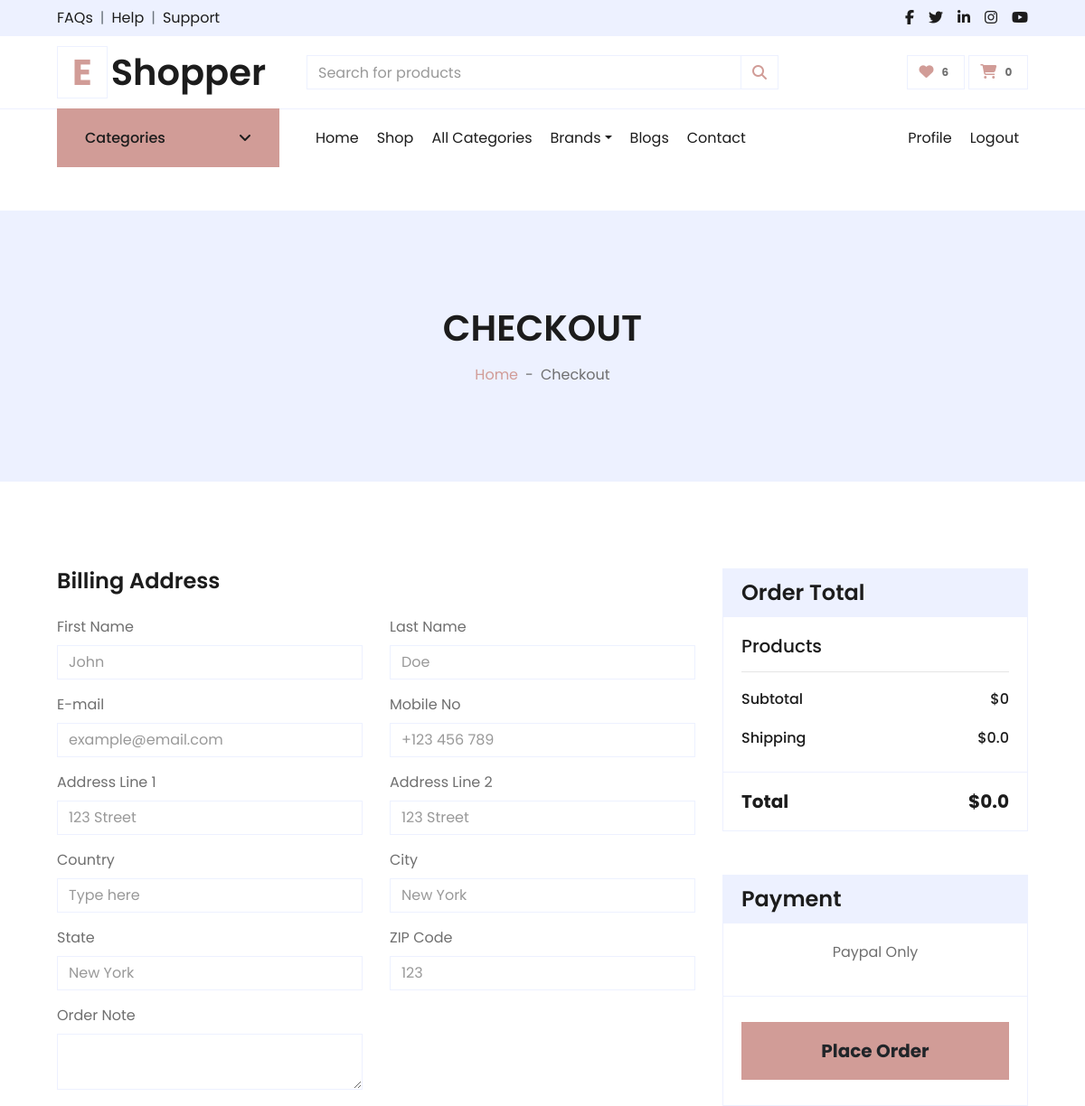
The page /cart/checkout/ (signed in, upper part) on the database as committed earlier.
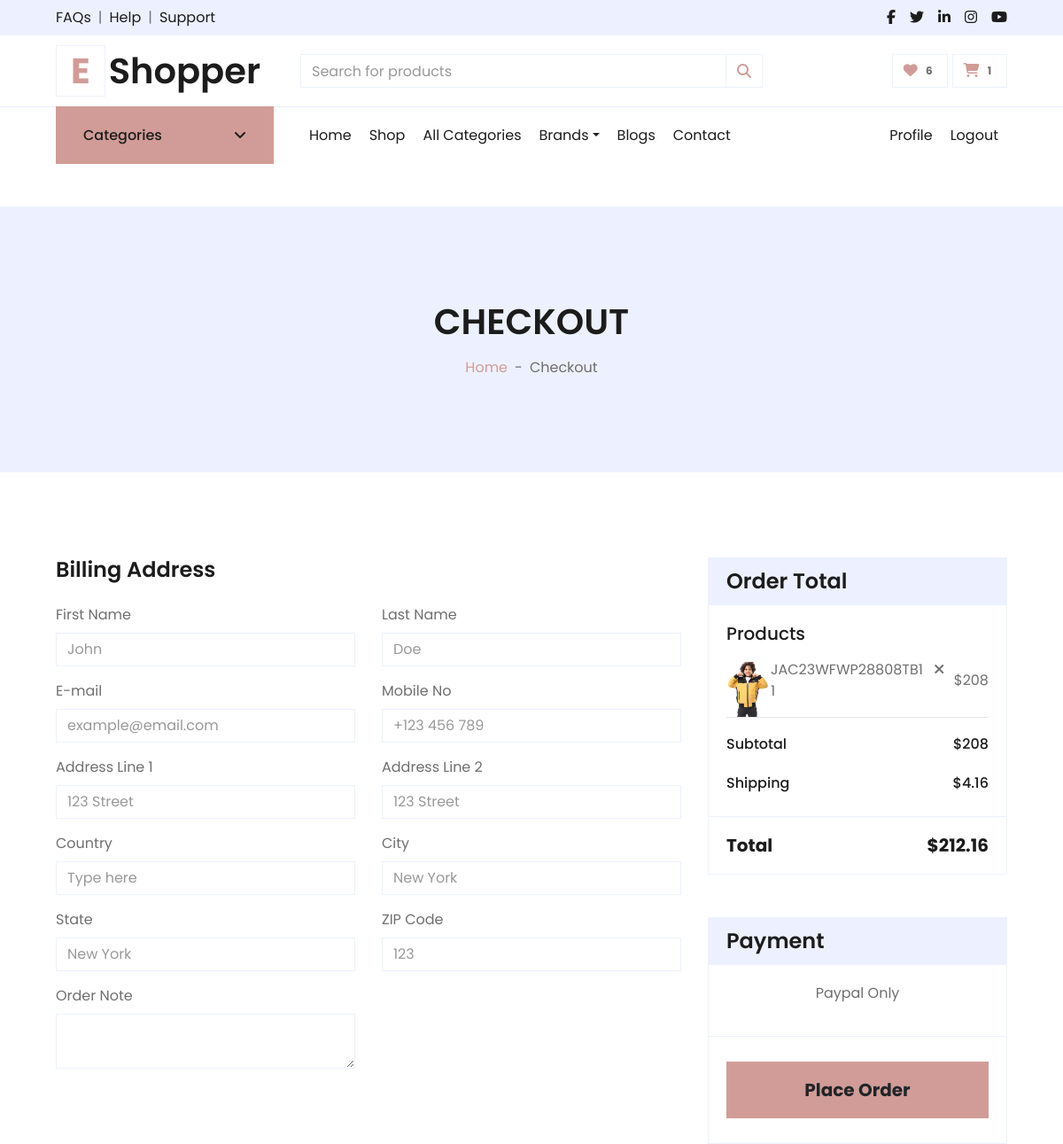
The same page on the database as committed later.
### carts/models.py (models this page shows, shortened)
class CartItem(models.Model):
    user = models.ForeignKey("accounts.User",null=True, on_delete=models.CASCADE)
    product = models.ForeignKey("products.Product", on_delete=models.CASCADE)
    variations = models.ManyToManyField("products.Variation",blank=True)
    cart = models.ForeignKey(Cart, on_delete=models.CASCADE ,blank=True ,  null=True)
    quantity = models.IntegerField()
    is_active = models.BooleanField(default=True)
    def __str__(self):
        return str(self.product)

### products/models.py (models this page shows, shortened)
class Product(models.Model):
    name = models.CharField(unique=True, max_length=50)
    image = models.ImageField(upload_to='product/')
    stock = models.IntegerField(default=1)
    price = models.IntegerField(default=0)
    description = models.TextField(max_length=10000)
    created_at = models.DateTimeField( default=timezone.now)
    slug = models.SlugField(null=True,blank=True , unique=True)
    views = models.PositiveIntegerField(default=0)
    is_available = models.BooleanField(default=True)
    tags = TaggableManager()
    subcategory = models.ForeignKey("Subcategory",related_name='product_subcategory',null=True,blank=True, on_delete=models.CASCADE)
    PRDBrand = models.ForeignKey('Brand' ,related_name='product_brand', on_delete=models.CASCADE , blank=True, null=True ,verbose_name=_("Brand "))
    like = models.ManyToManyField(User , blank=True,related_name='product_favourite')
    class Meta:
        ordering = ["name"]
    def __str__(self):
        return self.name

### carts/views.py (the view)
# urls.py: path('checkout/', views.checkout , name='checkout'),
@login_required(login_url='login')
def checkout(request, total = 0 , quantity = 0 , cart_items = None):
    try:
        tax = 0
        grand_total = 0
        if request.user.is_authenticated:
            cart_items = CartItem.objects.filter(user=request.user , is_active = True)
        else:
            cart = Cart.objects.get(cart_id=_cart_id(request))
            cart_items = CartItem.objects.filter(cart=cart , is_active = True)
        for cart_item in cart_items:
            total += (cart_item.product.price * cart_item.quantity)
            quantity += cart_item.quantity
        tax = (2 * total) / 100
        grand_total = total + tax
    except ObjectDoesNotExist:
        pass
    context = {
        'total':total ,
        'quantity':quantity,
        'cart_items':cart_items,
        'tax':tax,
        'grand_total':grand_total,
    }
    return render(request , 'checkout.html',context)

### accounts/favourite_context.py (called while the page is built)
def counter(request):
    product_count = 0
    if request.user.is_authenticated:
        if 'admin' in request.path:
            return{}
        else :
            try :
                user_favourites = Product.objects.filter(like=request.user)
                product_count = user_favourites.count()
            except Product.DoesNotExist:
                product_count=0
    return dict(product_counter=product_count)

### carts/cart_context.py (called while the page is built)
def cart_count(request):
    cart_counter = 0
    if 'admin' in request.path:
        return{}
    else:
        try:
            cart = Cart.objects.filter(cart_id=_cart_id(request))
            if request.user.is_authenticated:
                cart_items = CartItem.objects.all().filter(user=request.user)
            else:
                cart_items = CartItem.objects.all().filter(cart=cart[:1])
            for cart_item in cart_items:
                cart_counter += cart_item.quantity
        except Cart.DoesNotExist :
            cart_counter = 0
    return dict(cart_counter=cart_counter)

### carts/views.py (called while the page is built)
def _cart_id(request):
    cart = request.session.session_key
    if not cart:
        cart = request.session.create()
    return cart

### carts/templates/checkout.html (shortened to what the changed rows need)
{% extends "base.html" %}
{% load static %}
{% block body %}
<div class="container-fluid bg-secondary mb-5">
    <div class="d-flex flex-column align-items-center justify-content-center" style="min-height: 300px">
        <h1 class="font-weight-semi-bold text-uppercase mb-3">Checkout</h1>
    </div>
</div>
<div class="container-fluid pt-5">
    <form method="POST" action="{% url 'place_order' %}">
        <div class="row px-xl-5">
            <div class="col-lg-4">
                <div class="card border-secondary mb-5">
                    <div class="card-body">
                        {% for cart_item in cart_items %}
                        <div class="d-flex justify-content-between align-items-center">
                            <img src="{{cart_item.product.image.url}}" alt="" style="width: 50px;">
                            <p>{{cart_item}} <i class="fa-sharp fa-solid fa-xmark px-2"></i> {{cart_item.quantity}}</p>
                            <p>${{cart_item.product.price}}</p>
                        </div>
                        {% endfor %}
                        <div class="d-flex justify-content-between mb-3 pt-1">
                            <h6 class="font-weight-medium">Subtotal</h6>
                            <h6 class="font-weight-medium">${{total}}</h6>
                        </div>
                        <div class="d-flex justify-content-between">
                            <h6 class="font-weight-medium">Shipping</h6>
                            <h6 class="font-weight-medium">${{tax}}</h6>
                        </div>
                    </div>
                    <div class="card-footer border-secondary bg-transparent">
                        <div class="d-flex justify-content-between mt-2">
                            <h5 class="font-weight-bold">Total</h5>
                            <h5 class="font-weight-bold">${{grand_total}}</h5>
                        </div>
                    </div>
                </div>
            </div>
        </div>
    </form>
</div>
{% endblock body %}

### templates/base.html (shortened to what the changed rows need)
{% load static %}
<!DOCTYPE HTML>
<html lang="en">
<head>
    <link href="https://cdnjs.cloudflare.com/ajax/libs/font-awesome/5.10.0/css/all.min.css" rel="stylesheet">
    <link href="{% static 'lib/owlcarousel/assets/owl.carousel.min.css'%}" rel="stylesheet">
    <link href="{% static 'css/all.min.css'%}" rel="stylesheet">
    <link href="{% static 'css/style.css'%}" rel="stylesheet">
    <link href="{% static 'css/custom.css'%}" rel="stylesheet">
</head>
<body>
    <div class="container-fluid">
        <div class="row align-items-center py-3 px-xl-5">
            <div class="col-lg-3 d-none d-lg-block">
                <a href="/" class="text-decoration-none">
                    <h1 class="m-0 display-5 font-weight-semi-bold"><span
                            class="text-primary font-weight-bold border px-3 mr-1">E</span>{{about_site.site_name}}</h1>
                </a>
            </div>
            <div class="col-lg-3 col-6 text-right">
                <a href="{% url 'cart'%}" class="btn border">
                    <i class="fas fa-shopping-cart text-primary"></i>
                    <span class="badge">{{cart_counter}}</span>
                </a>
            </div>
        </div>
    </div>
    {% block body %}
    {% endblock body %}
</body>
</html>

Rows that differ between the two databases and show on the page:
added CartItem: product.image (picture), product.name "JAC23WFWP28808TB1", quantity "1", product.price "208"
Other text that changed with them:
{{ cart_counter }}: "0" → "1"
{{ total }}: "0" → "208"
{{ tax }}: "0.0" → "4.16"
{{ grand_total }}: "0.0" → "212.16"
